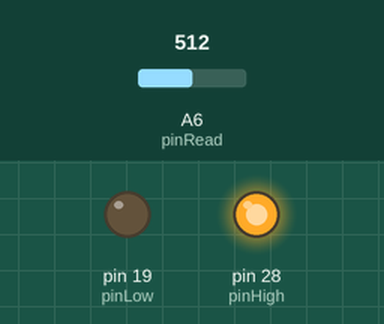
The sketch below on a simulated Arduino Mega 2560, built with avr-gcc and run on an emulated ATmega2560. Shown: output pins drawn as LEDs (lit = HIGH). The test bench sets the inputs (shaded band); at power-on: A6 (pinRead) = 512. What the sketch prints to the serial monitor is not drawn.

Above: at 0.1 s.
Timing chart, 0 to 1.6 s (numbered marks = the images above):
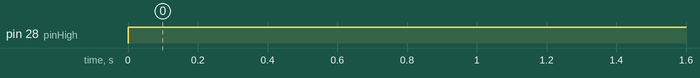

The sketch:

arduino1.ino
```cpp
const int pinHigh = 28;
const int pinLow  = 19;
const int pinRead = A6;

// Utilisation d'une constante globale pour la maintenance
const int TAILLE_FENETRE = 100;
const float VCC = 5.0;

// ===== FILTRE EMA =====
const float alpha = 0.12;
float filtered = 0.0;
bool filterInit = false;

float samples[TAILLE_FENETRE];

// ===== MEDIANE GENERIQUE =====
float calculerMediane(float *x) {
  float a[TAILLE_FENETRE];

  // Copie des données
  for (int i = 0; i < TAILLE_FENETRE; i++) a[i] = x[i];

  // Tri à bulles (Bubble Sort)
  for (int i = 0; i < TAILLE_FENETRE - 1; i++) {
    for (int j = i + 1; j < TAILLE_FENETRE; j++) {
      if (a[j] < a[i]) {
        float t = a[i];
        a[i] = a[j];
        a[j] = t;
      }
    }
  }

  // Retourne la valeur centrale
  return a[TAILLE_FENETRE / 2];
}

void setup() {
  Serial.begin(115200);
  pinMode(pinHigh, OUTPUT);
  pinMode(pinLow, OUTPUT);
  Serial.println("Raw,Filtered");
}

void loop() {
  digitalWrite(pinHigh, HIGH);
  digitalWrite(pinLow, LOW);
  delay(10);

  // ===== Capture des mesures =====
  for (int i = 0; i < TAILLE_FENETRE; i++) {
    int adc = analogRead(pinRead);
    float voltage = (adc * VCC) / 1023.0;

    if (voltage <= 0.01 || voltage >= VCC - 0.01) {
      samples[i] = 0;
    } else {
      samples[i] = 1000000.0 * ((VCC / voltage) - 1.0);
    }
    delay(5);
  }

  // Calcul de la médiane dynamique
  float rawValue = calculerMediane(samples);

  // ===== Filtrage EMA =====
  if (!filterInit) {
    filtered = rawValue;
    filterInit = true;
  } else {
    filtered = alpha * rawValue + (1.0 - alpha) * filtered;
  }

  // ===== Affichage =====
  Serial.print(rawValue, 2);
  Serial.print(",");
  Serial.println(filtered, 2);

  delay(200);
}
```

Measured:
- by itself, pin 28 (pinHigh): LOW → HIGH at 0.00 s
